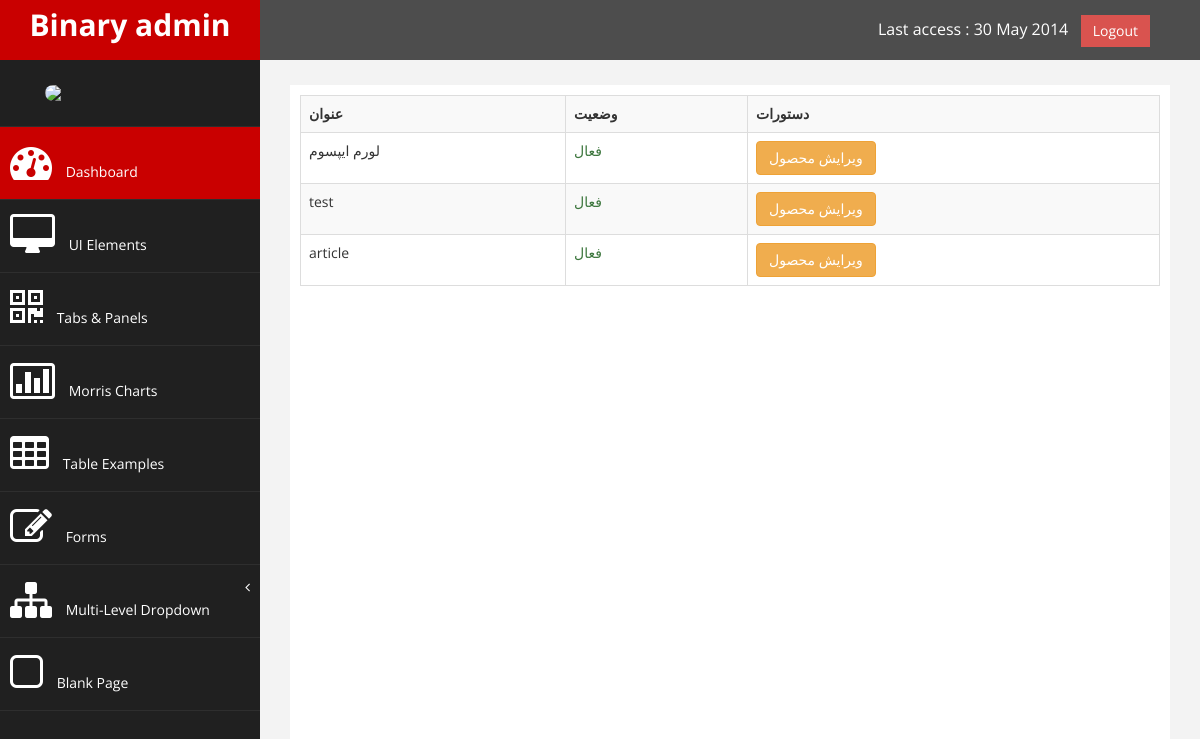
The app's page /admin-panel/dashboard/, older data.
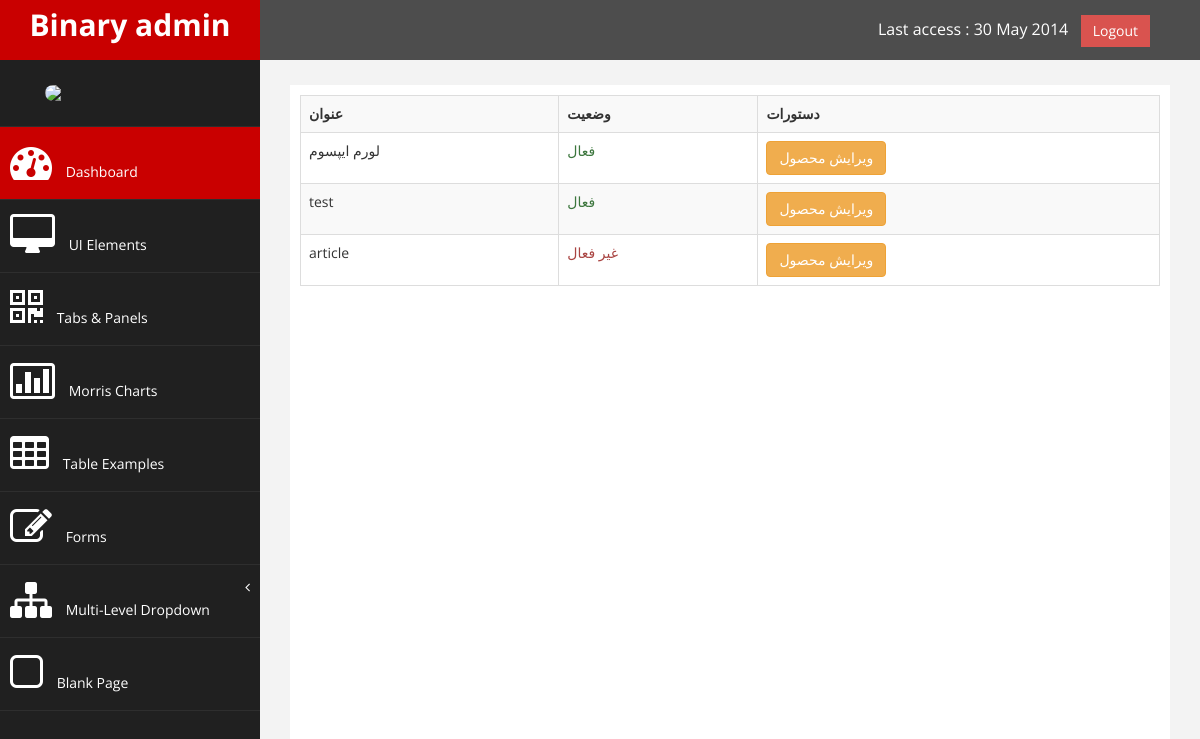
The same page, newer data.
### article_module/models.py (models this page shows, shortened)
class Article(models.Model):
    title = models.CharField(max_length=300, verbose_name='عنوان مقاله')
    slug = models.SlugField(max_length=400, db_index=True, allow_unicode=True, verbose_name='عنوان در url')
    image = models.ImageField(upload_to='images/article', verbose_name='تصویر مقاله')
    short_description = models.TextField(verbose_name='توضیحات کوتاه')
    text = models.TextField(verbose_name='متن مقاله')
    is_active = models.BooleanField(default=True, verbose_name='فعال / غیر فعال')
    selected_categories = models.ManyToManyField(ArticleCategory, verbose_name='دسته بندی ها')
    author = models.ForeignKey(User, on_delete=models.CASCADE, verbose_name='نویسنده', null=True, editable=False)
    crate_date = models.DateTimeField(auto_now_add=True, editable=False, verbose_name='تاریخ ثبت')
    class Meta:
        verbose_name = 'مقاله'
        verbose_name_plural = 'مقاله ها'

### admin_panel/views.py (the view)
# urls.py: path('dashboard/', views.ArticlesListView.as_view(), name='admin_articles')
class ArticlesListView(ListView):
    template_name = 'admin_panel/article/articles_list.html'
    model = Article
    paginate_by = 12
    def get_context_data(self, *args, **kwargs):
        context = super(ArticlesListView, self).get_context_data(*args, **kwargs)
        return context
    def get_queryset(self):
        query = super(ArticlesListView, self).get_queryset()
        category_name = self.kwargs.get('category')
        if category_name is not None:
            query = query.filter(selected_categories__url_title__iexact=category_name)
        return query

### admin_panel/templates/admin_panel/article/articles_list.html (shortened to what this page needs)
{% extends 'admin_panel/shared/_admin_layout.html' %}
{% block content %}
    <div class="row">
        <div class="col-md-12">
            <div class="table-responsive">
                <table class="table table-bordered table-hover table-striped">
                <tr>
                    <th>عنوان</th>
                    <th>وضعیت</th>
                    <th>دستورات</th>
                </tr>
                {% for article in article_list %}
                    <tr>
                        <td>{{ article.title }}</td>
                        <td>
                            {% if article.is_active %}
                                <span class="text-success">فعال</span>
                            {% else %}
                                <span class="text-danger">غیر فعال</span>
                            {% endif %}
                        </td>
                    <td>
                        <a href="" class="btn btn-warning"> ویرایش محصول</a>
                    </td>
                    </tr>
                {% endfor %}
            </table>
            </div>
        </div>
    </div>
{% endblock %}

Row changes from the older to the newer data that the page shows:
changed Article "article": is_active "فعال" → "غیر فعال"
